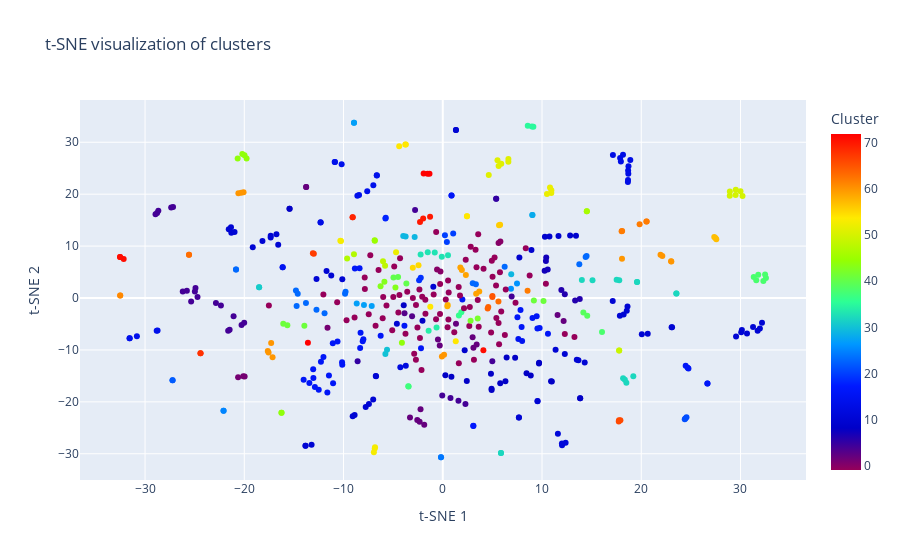

Notebook cell for this chart:
### Code cell
# Create a DataFrame with t-SNE data and cluster labels
"""
tsne_df = pd.DataFrame(X_tsne, columns=['t-SNE 1', 't-SNE 2'])
tsne_df['Cluster'] = clusters
tsne_df['Preprocessed'] = df['Title'].apply(split_text)+ ' ' +df['Summary'].apply(split_text)


# Create an interactive scatter plot
fig = px.scatter(tsne_df,
                 x='t-SNE 1',
                 y='t-SNE 2',
                 color='Cluster',
                 hover_data=['Preprocessed'],
                 color_continuous_scale=px.colors.sequential.Rainbow,
                 title='t-SNE visualization of clusters')

# Show the plot
fig.show()"""

### Figure 1 — Plotly figure (JSON) as saved in the notebook; plotly's stock layout.template omitted (floating-point values rounded to 4 significant figures; data arrays with more than 128 entries replaced by an {"elided": "..."} marker saying what was removed)
{"data": [{"customdata": {"elided": "508x1 str values"}, "hovertemplate": "t-SNE 1=%{x}<br>t-SNE 2=%{y}<br>Preprocessed=%{customdata[0]}<br>Cluster=%{marker.color}<extra></extra>", "legendgroup": "", "marker": {"color": {"elided": "508 int values"}, "coloraxis": "coloraxis", "symbol": "circle"}, "mode": "markers", "name": "", "orientation": "v", "showlegend": false, "type": "scatter", "x": {"elided": "508 float values"}, "xaxis": "x", "y": {"elided": "508 float values"}, "yaxis": "y"}], "layout": {"autosize": true, "coloraxis": {"colorbar": {"title": {"text": "Cluster"}}, "colorscale": [[0, "rgb(150,0,90)"], [0.125, "rgb(0,0,200)"], [0.25, "rgb(0,25,255)"], [0.375, "rgb(0,152,255)"], [0.5, "rgb(44,255,150)"], [0.625, "rgb(151,255,0)"], [0.75, "rgb(255,234,0)"], [0.875, "rgb(255,111,0)"], [1, "rgb(255,0,0)"]]}, "legend": {"tracegroupgap": 0}, "title": {"text": "t-SNE visualization of clusters"}, "xaxis": {"anchor": "y", "autorange": true, "domain": [0, 1], "range": [-36.37, 36.41], "title": {"text": "t-SNE 1"}, "type": "linear"}, "yaxis": {"anchor": "x", "autorange": true, "domain": [0, 1], "range": [-35.99, 39.07], "title": {"text": "t-SNE 2"}, "type": "linear"}}}
